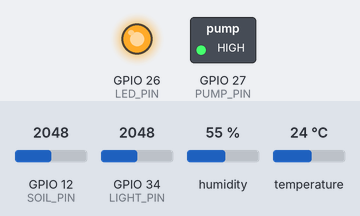
The sketch below on a simulated ESP32. Parts: switched loads named in the sketch (green lamp = pin HIGH), output pins drawn as LEDs (lit = HIGH). Inputs (shaded band) come from the test bench; at power-on: GPIO 34 (LIGHT_PIN) = 2048, GPIO 12 (SOIL_PIN) = 2048, humidity 55 %, temperature 24 °C. Pins used as bus, display or sensor lines are not drawn; what the sketch prints to the serial monitor is not drawn.

Above: at 1.8 s.
1.9 s: GPIO 34 (LIGHT_PIN) set to 1946
At 2.3 s:
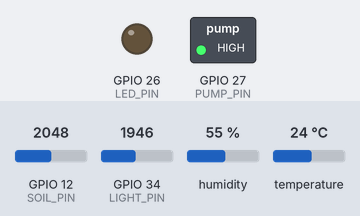
3.5 s: GPIO 34 (LIGHT_PIN) set to 2040
At 5.0 s:
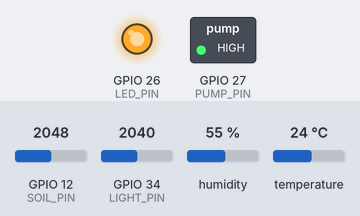
9.0 s: GPIO 34 (LIGHT_PIN) set to 1960
At 10.9 s:
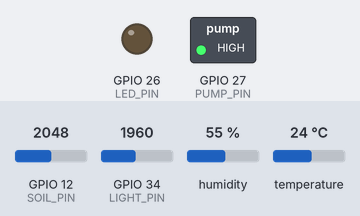
Timing chart, 0 to 12.4 s (numbered marks = the images above; inputs shaded):
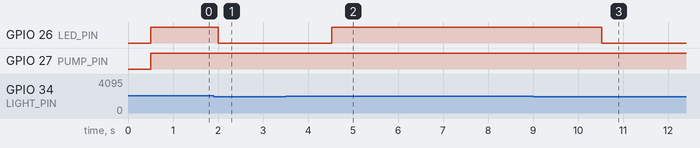

The sketch:

Atestfix.ino
```cpp
#include <SPI.h>
#include <DHT.h>
#include <HardwareSerial.h>

#define SOIL_PIN   12
#define LED_PIN    26
#define PUMP_PIN   27
#define LIGHT_PIN  34

#define DHTPIN   15
#define DHTTYPE  DHT11
DHT dht(DHTPIN, DHTTYPE);

// NPK sensor pins
#define RE_PIN 13
#define DE_PIN 14
HardwareSerial RS485Serial(1); // Use Serial1 for NPK sensor

unsigned long prev_send = 0;
const uint16_t interval_send = 3000;

unsigned long prev_nhan = 0;
const uint16_t interval_nhan = 500;

unsigned long prev_lightCheck = 0;
const uint16_t interval_light = 500;

unsigned long prev_pumpCheck = 0;
const uint16_t interval_pump = 500;

bool dataAvailable = false;
String rcv = "";
String currentMode = "AUTO";

bool ledState = false;
bool pumpState = false;

const int soil_dry = 4095;
const int soil_wet = 1500;

const float soil_low_threshold = 50.0;
const float soil_high_threshold = 70.0;

// NPK variables
float N = 0.0; // Nitrogen
float P = 0.0; // Phosphorus
float K = 0.0; // Potassium

// NPK sensor commands
uint8_t command_read_N[] = {0x01, 0x03, 0x00, 0x1E, 0x00, 0x01, 0xE4, 0x0C};
uint8_t command_read_P[] = {0x01, 0x03, 0x00, 0x1F, 0x00, 0x01, 0xB5, 0xCC};
uint8_t command_read_K[] = {0x01, 0x03, 0x00, 0x20, 0x00, 0x01, 0x85, 0xC0};

uint8_t rawN[2] = {0xFF, 0xFF};
uint8_t rawP[2] = {0xFF, 0xFF};
uint8_t rawK[2] = {0xFF, 0xFF};

void setup() {
  Serial.begin(115200);
  Serial2.begin(115200, SERIAL_8N1, 16, 17);
  RS485Serial.begin(9600, SERIAL_8N1, 32, 33); // NPK on pins 32 (RX), 33 (TX)
  dht.begin();
  pinMode(LED_PIN, OUTPUT);
  pinMode(PUMP_PIN, OUTPUT);
  pinMode(RE_PIN, OUTPUT);
  pinMode(DE_PIN, OUTPUT);
  digitalWrite(LED_PIN, LOW);
  digitalWrite(PUMP_PIN, LOW);
  digitalWrite(RE_PIN, LOW);
  digitalWrite(DE_PIN, LOW);
}

void readNPK() {
  // Read Nitrogen
  digitalWrite(RE_PIN, HIGH);
  digitalWrite(DE_PIN, HIGH);
  RS485Serial.write(command_read_N, 8);
  RS485Serial.flush();
  digitalWrite(RE_PIN, LOW);
  digitalWrite(DE_PIN, LOW);
  delay(300);
  if (RS485Serial.available() > 0 && RS485Serial.find(0x01)) {
    for (int i = 1; i < 7; i++) {
      uint8_t ch = RS485Serial.read();
      if (i == 3) rawN[0] = ch;
      if (i == 4) rawN[1] = ch;
    }
    N = (float)(rawN[0] * 256 + rawN[1]);
  }
  RS485Serial.flush();
  delay(300);

  // Read Phosphorus
  digitalWrite(RE_PIN, HIGH);
  digitalWrite(DE_PIN, HIGH);
  RS485Serial.write(command_read_P, 8);
  RS485Serial.flush();
  digitalWrite(RE_PIN, LOW);
  digitalWrite(DE_PIN, LOW);
  delay(300);
  if (RS485Serial.available() > 0 && RS485Serial.find(0x01)) {
    for (int i = 1; i < 7; i++) {
      uint8_t ch = RS485Serial.read();
      if (i == 3) rawP[0] = ch;
      if (i == 4) rawP[1] = ch;
    }
    P = (float)(rawP[0] * 256 + rawP[1]);
  }
  RS485Serial.flush();
  delay(300);

  // Read Potassium
  digitalWrite(RE_PIN, HIGH);
  digitalWrite(DE_PIN, HIGH);
  RS485Serial.write(command_read_K, 8);
  RS485Serial.flush();
  digitalWrite(RE_PIN, LOW);
  digitalWrite(DE_PIN, LOW);
  delay(300);
  if (RS485Serial.available() > 0 && RS485Serial.find(0x01)) {
    for (int i = 1; i < 7; i++) {
      uint8_t ch = RS485Serial.read();
      if (i == 3) rawK[0] = ch;
      if (i == 4) rawK[1] = ch;
    }
    K = (float)(rawK[0] * 256 + rawK[1]);
  }
  RS485Serial.flush();
}

void chedo() {
  if (rcv == "AUTO" || rcv == "MANUAL") {
    currentMode = rcv;
    Serial.println("Chuyển mode sang: " + currentMode);
    Serial2.println(ledState ? "LIGHT ON" : "LIGHT OFF");
    Serial2.println(pumpState ? "PUMP ON" : "PUMP OFF");
  // } else if (rcv == "STATUS_REQUEST") {
  //   Serial2.println(ledState ? "LIGHT ON" : "LIGHT OFF");
  //   Serial2.println(pumpState ? "PUMP ON" : "PUMP OFF");
  } else if (rcv == "LIGHT ON" && currentMode == "MANUAL") {
    digitalWrite(LED_PIN, HIGH);
    ledState = true;
    Serial.println("Thủ công: BẬT đèn");
    Serial2.println("LIGHT ON");
  } else if (rcv == "LIGHT OFF" && currentMode == "MANUAL") {
    digitalWrite(LED_PIN, LOW);
    ledState = false;
    Serial.println("Thủ công: TẮT đèn");
    Serial2.println("LIGHT OFF");
  } else if (rcv == "PUMP ON" && currentMode == "MANUAL") {
    digitalWrite(PUMP_PIN, HIGH);
    pumpState = true;
    Serial.println("Thủ công: BẬT máy bơm");
    Serial2.println("PUMP ON");
  } else if (rcv == "PUMP OFF" && currentMode == "MANUAL") {
    digitalWrite(PUMP_PIN, LOW);
    pumpState = false;
    Serial.println("Thủ công: TẮT máy bơm");
    Serial2.println("PUMP OFF");
  }
}

void nhan(unsigned long now) {
  if (now - prev_nhan > interval_nhan) {
    if (Serial2.available()) {
      rcv = Serial2.readStringUntil('\n');
      rcv.trim();
      dataAvailable = true;
      Serial.println("Received from Zigbee A: " + rcv);
    }
    prev_nhan = now;
  }
}

void autoLightControl(unsigned long now) {
  if (now - prev_lightCheck > interval_light && currentMode == "AUTO") {
    int light = analogRead(LIGHT_PIN);
    if (light < 2000 && ledState != false) {
      digitalWrite(LED_PIN, LOW);
      Serial2.println("LIGHT OFF");
      Serial.println("Tự động: TẮT đèn");
      dataAvailable = true;
      ledState = false;
    } else if (light >= 2000 && ledState != true) {
      digitalWrite(LED_PIN, HIGH);
      Serial2.println("LIGHT ON");
      Serial.println("Tự động: BẬT đèn");
      dataAvailable = true;
      ledState = true;
    }
    prev_lightCheck = now;
  }
}

void autoPumpControl(unsigned long now, float soilPercent) {
  if (now - prev_pumpCheck > interval_pump && currentMode == "AUTO") {
    if (soilPercent < soil_low_threshold && pumpState != true) {
      digitalWrite(PUMP_PIN, HIGH);
      Serial2.println("PUMP ON");
      Serial.println("Tự động: BẬT máy bơm");
      dataAvailable = true;
      pumpState = true;
    } else if (soilPercent >= soil_high_threshold && pumpState != false) {
      digitalWrite(PUMP_PIN, LOW);
      Serial2.println("PUMP OFF");
      Serial.println("Tự động: TẮT máy bơm");
      dataAvailable = true;
      pumpState = false;
    }
    prev_pumpCheck = now;
  }
}

void loop() {
  unsigned long now = millis();
  nhan(now);
  if (dataAvailable) {
    chedo();
    dataAvailable = false;
  }
  autoLightControl(now);
  float soilPercent = 0.0;
  if (now - prev_send > interval_send) {
    float temp = dht.readTemperature();
    float hum = dht.readHumidity();
    if (!isnan(temp) && !isnan(hum)) {
      String data = "TEMP=" + String(temp) + " HUM=" + String(hum);
      Serial.println("Sending: " + data);
      Serial2.println(data);
    } else {
      Serial.println("Lỗi đọc DHT11!");
    }
    int soilValueRaw = analogRead(SOIL_PIN);
    soilPercent = ((float)(soil_dry - soilValueRaw)) * 100.0 / (soil_dry - soil_wet);
    soilPercent = constrain(soilPercent, 0, 100);
    String soilData = "SOIL=" + String(soilPercent, 1);
    Serial.println("Sending: " + soilData);
    Serial2.println(soilData);

    // Read and send NPK data
    readNPK();
    String npkData = "N=" + String(N, 1) + " P=" + String(P, 1) + " K=" + String(K, 1);
    Serial.println("Sending: " + npkData);
    Serial2.println(npkData);

    prev_send = now;
  }
  autoPumpControl(now, soilPercent);
}
```

Measured:
- the behaviour switches between 2000 and 1999 on GPIO 34 (LIGHT_PIN) (found by bisection; images 0 and 1)
- after the input at 1.9 s, GPIO 26 (LED_PIN): HIGH → LOW after 0.10 s
- after the input at 3.5 s, GPIO 26 (LED_PIN): LOW → HIGH after 1.0 s
- after the input at 9.0 s, GPIO 26 (LED_PIN): HIGH → LOW after 1.5 s
